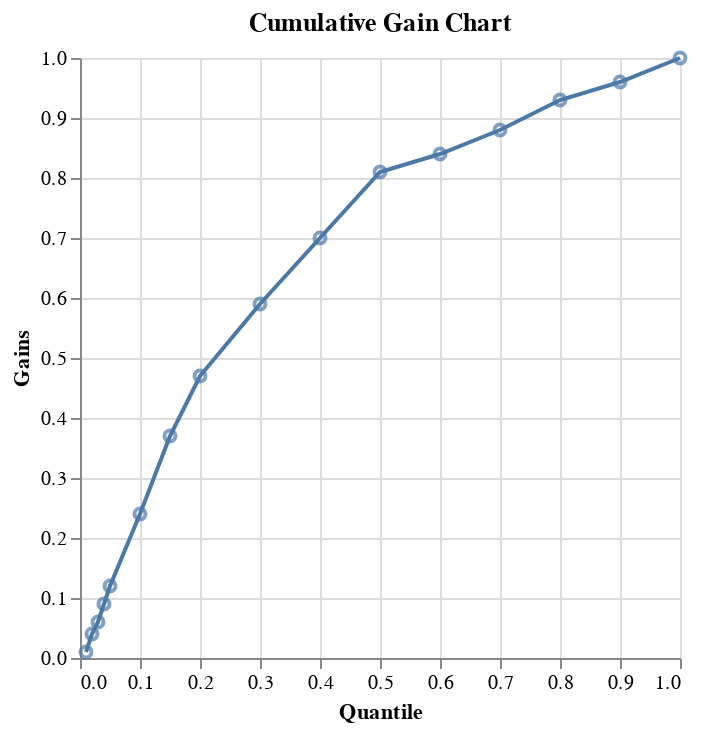

The notebook cell saved with this chart:
### Code cell
VegaLite_display(metric_plots.gains_chart)

### Figure 1 — Vega-Lite specification as saved in the notebook (floating-point values rounded to 4 significant figures)
{"layer": [{"data": {"values": [{"Gains": 0.01, "Quantile": 0.01, "x_label": "Quantile", "x_label_value": "1.0%", "y_label": "Cumulative Gain", "y_label_value": "1.0%"}, {"Gains": 0.04, "Quantile": 0.02, "x_label": "Quantile", "x_label_value": "2.0%", "y_label": "Cumulative Gain", "y_label_value": "4.0%"}, {"Gains": 0.06, "Quantile": 0.03, "x_label": "Quantile", "x_label_value": "3.0%", "y_label": "Cumulative Gain", "y_label_value": "6.0%"}, {"Gains": 0.09, "Quantile": 0.04, "x_label": "Quantile", "x_label_value": "4.0%", "y_label": "Cumulative Gain", "y_label_value": "9.0%"}, {"Gains": 0.12, "Quantile": 0.05, "x_label": "Quantile", "x_label_value": "5.0%", "y_label": "Cumulative Gain", "y_label_value": "12.0%"}, {"Gains": 0.24, "Quantile": 0.1, "x_label": "Quantile", "x_label_value": "10.0%", "y_label": "Cumulative Gain", "y_label_value": "24.0%"}, {"Gains": 0.37, "Quantile": 0.15, "x_label": "Quantile", "x_label_value": "15.0%", "y_label": "Cumulative Gain", "y_label_value": "37.0%"}, {"Gains": 0.47, "Quantile": 0.2, "x_label": "Quantile", "x_label_value": "20.0%", "y_label": "Cumulative Gain", "y_label_value": "47.0%"}, {"Gains": 0.59, "Quantile": 0.3, "x_label": "Quantile", "x_label_value": "30.0%", "y_label": "Cumulative Gain", "y_label_value": "59.0%"}, {"Gains": 0.7, "Quantile": 0.4, "x_label": "Quantile", "x_label_value": "40.0%", "y_label": "Cumulative Gain", "y_label_value": "70.0%"}, {"Gains": 0.81, "Quantile": 0.5, "x_label": "Quantile", "x_label_value": "50.0%", "y_label": "Cumulative Gain", "y_label_value": "81.0%"}, {"Gains": 0.84, "Quantile": 0.6, "x_label": "Quantile", "x_label_value": "60.0%", "y_label": "Cumulative Gain", "y_label_value": "84.0%"}, {"Gains": 0.88, "Quantile": 0.7, "x_label": "Quantile", "x_label_value": "70.0%", "y_label": "Cumulative Gain", "y_label_value": "88.0%"}, {"Gains": 0.93, "Quantile": 0.8, "x_label": "Quantile", "x_label_value": "80.0%", "y_label": "Cumulative Gain", "y_label_value": "93.0%"}, {"Gains": 0.96, "Quantile": 0.9, "x_label": "Quantile", "x_label_value": "90.0%", "y_label": "Cumulative Gain", "y_label_value": "96.0%"}, {"Gains": 1, "Quantile": 1, "x_label": "Quantile", "x_label_value": "100.0%", "y_label": "Cumulative Gain", "y_label_value": "100.0%"}]}, "encoding": {"tooltip": [{"field": "x_label_value", "title": "Quantile", "type": "nominal"}, {"field": "y_label_value", "title": "Cumulative Gain", "type": "nominal"}], "x": {"field": "Quantile", "type": "quantitative"}, "y": {"field": "Gains", "type": "quantitative"}}, "mark": "line"}, {"data": {"values": [{"Gains": 0.01, "Quantile": 0.01, "x_label": "Quantile", "x_label_value": "1.0%", "y_label": "Cumulative Gain", "y_label_value": "1.0%"}, {"Gains": 0.04, "Quantile": 0.02, "x_label": "Quantile", "x_label_value": "2.0%", "y_label": "Cumulative Gain", "y_label_value": "4.0%"}, {"Gains": 0.06, "Quantile": 0.03, "x_label": "Quantile", "x_label_value": "3.0%", "y_label": "Cumulative Gain", "y_label_value": "6.0%"}, {"Gains": 0.09, "Quantile": 0.04, "x_label": "Quantile", "x_label_value": "4.0%", "y_label": "Cumulative Gain", "y_label_value": "9.0%"}, {"Gains": 0.12, "Quantile": 0.05, "x_label": "Quantile", "x_label_value": "5.0%", "y_label": "Cumulative Gain", "y_label_value": "12.0%"}, {"Gains": 0.24, "Quantile": 0.1, "x_label": "Quantile", "x_label_value": "10.0%", "y_label": "Cumulative Gain", "y_label_value": "24.0%"}, {"Gains": 0.37, "Quantile": 0.15, "x_label": "Quantile", "x_label_value": "15.0%", "y_label": "Cumulative Gain", "y_label_value": "37.0%"}, {"Gains": 0.47, "Quantile": 0.2, "x_label": "Quantile", "x_label_value": "20.0%", "y_label": "Cumulative Gain", "y_label_value": "47.0%"}, {"Gains": 0.59, "Quantile": 0.3, "x_label": "Quantile", "x_label_value": "30.0%", "y_label": "Cumulative Gain", "y_label_value": "59.0%"}, {"Gains": 0.7, "Quantile": 0.4, "x_label": "Quantile", "x_label_value": "40.0%", "y_label": "Cumulative Gain", "y_label_value": "70.0%"}, {"Gains": 0.81, "Quantile": 0.5, "x_label": "Quantile", "x_label_value": "50.0%", "y_label": "Cumulative Gain", "y_label_value": "81.0%"}, {"Gains": 0.84, "Quantile": 0.6, "x_label": "Quantile", "x_label_value": "60.0%", "y_label": "Cumulative Gain", "y_label_value": "84.0%"}, {"Gains": 0.88, "Quantile": 0.7, "x_label": "Quantile", "x_label_value": "70.0%", "y_label": "Cumulative Gain", "y_label_value": "88.0%"}, {"Gains": 0.93, "Quantile": 0.8, "x_label": "Quantile", "x_label_value": "80.0%", "y_label": "Cumulative Gain", "y_label_value": "93.0%"}, {"Gains": 0.96, "Quantile": 0.9, "x_label": "Quantile", "x_label_value": "90.0%", "y_label": "Cumulative Gain", "y_label_value": "96.0%"}, {"Gains": 1, "Quantile": 1, "x_label": "Quantile", "x_label_value": "100.0%", "y_label": "Cumulative Gain", "y_label_value": "100.0%"}]}, "encoding": {"tooltip": [{"field": "x_label_value", "title": "Quantile", "type": "nominal"}, {"field": "y_label_value", "title": "Cumulative Gain", "type": "nominal"}], "x": {"field": "Quantile", "type": "quantitative"}, "y": {"field": "Gains", "type": "quantitative"}}, "mark": "point"}], "schema": "https://vega.github.io/schema/vega-lite/v3.json", "title": "Cumulative Gain Chart"}
